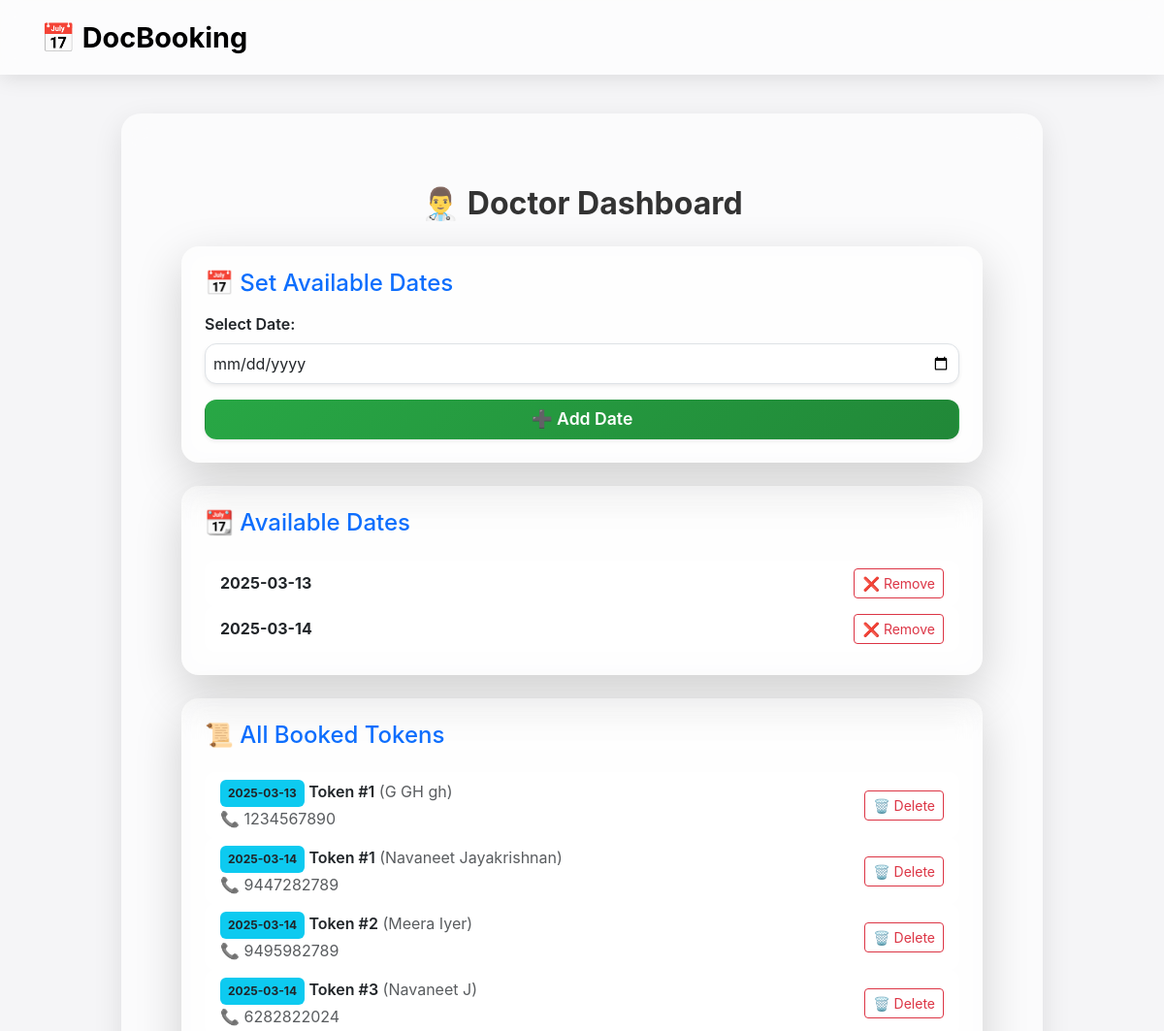
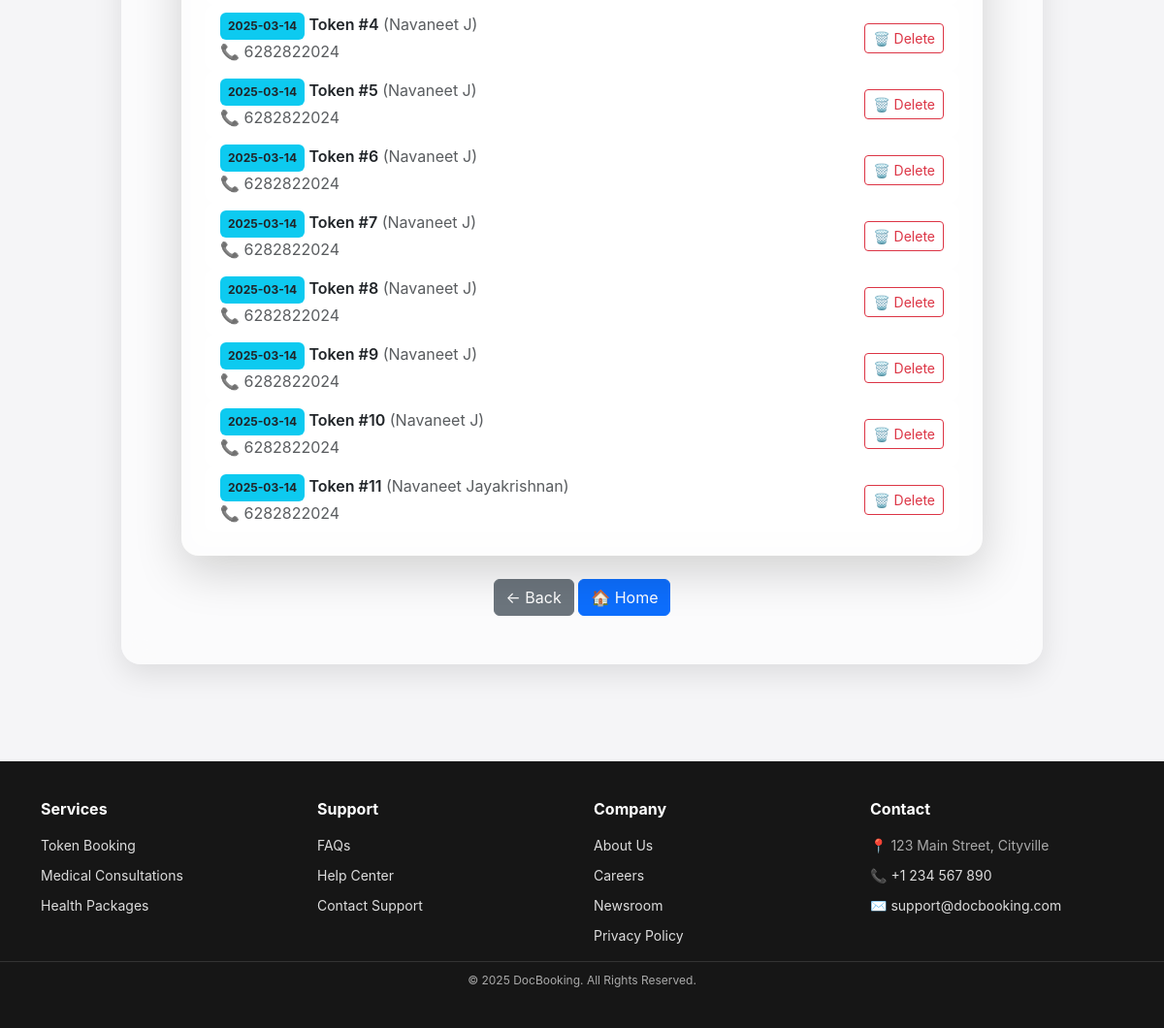
/doctor-dashboard/ (signed in), run on an earlier commit of the app's database (2 pictures, top to bottom).
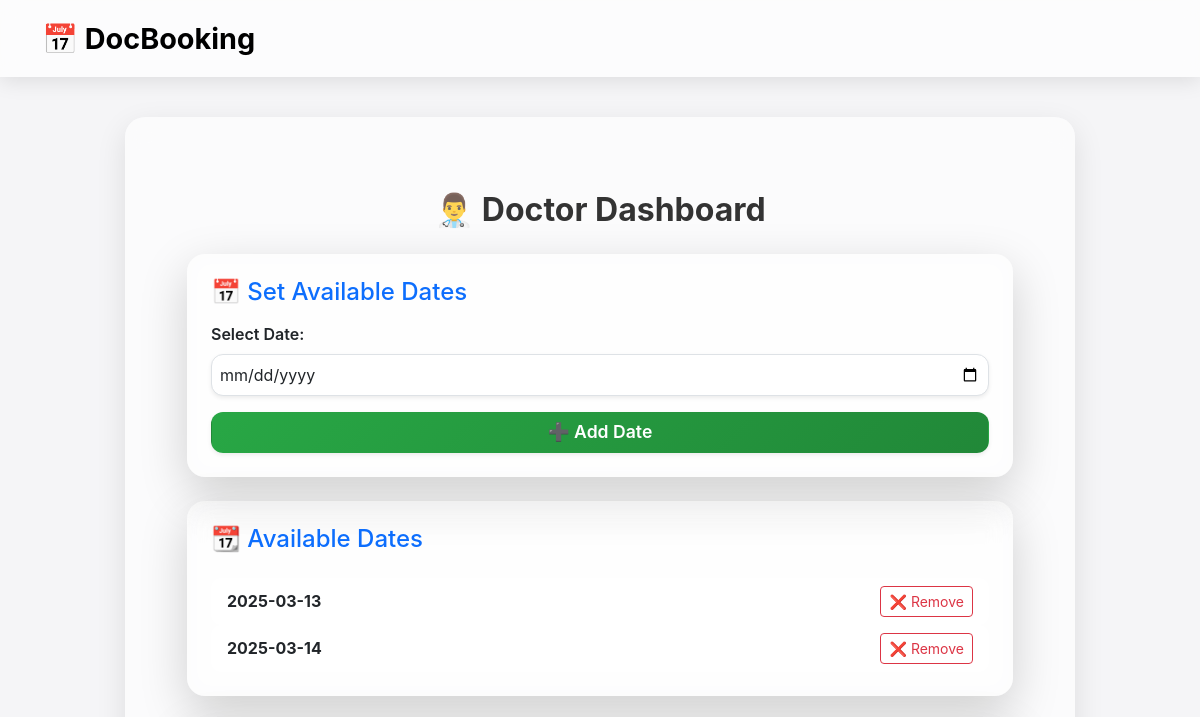
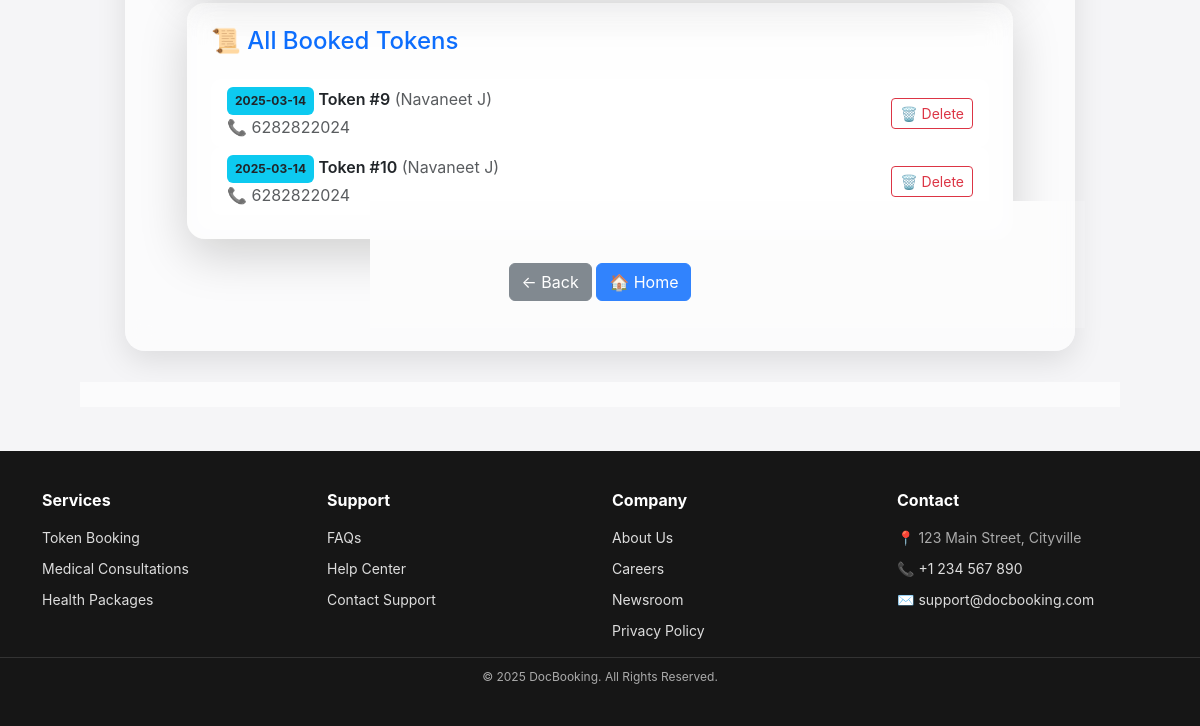
And on a later commit of the database (2 pictures, top to bottom).
### booking/models.py (models this page shows, shortened)
class DoctorAvailability(models.Model):
    date = models.DateField(unique=True)

class Token(models.Model):
    patient_name = models.CharField(max_length=100)
    phone_number = models.CharField(max_length=15)
    date = models.DateField()
    token_number = models.IntegerField()

### booking/views.py (the view)
# urls.py: path('doctor-dashboard/', views.doctor_dashboard, name='doctor_dashboard'),  # Doctor's dashboard
@login_required
def doctor_dashboard(request):
    if request.method == "POST":
        date = request.POST.get("date")
        if date:
            DoctorAvailability.objects.get_or_create(date=date)  # Avoid duplicate dates
    available_dates = DoctorAvailability.objects.all()
    tokens = Token.objects.all().order_by("date", "token_number")
    return render(request, "doctor_dashboard.html", {
        "available_dates": available_dates,
        "tokens": tokens,
    })

### booking/templates/doctor_dashboard.html (shortened to what this page needs)
{% extends "base.html" %}
{% block content %}
<div class="container mt-4">
    <h2 class="fw-bold text-center mb-4"
        style="color: rgba(0, 0, 0, 0.8);">
        👨‍⚕️ Doctor Dashboard
    </h2>
    <div class="card shadow-lg border-0 p-4 mb-4"
         style="border-radius: 18px; background: rgba(255, 255, 255, 0.15);
                backdrop-filter: blur(12px); box-shadow: 0px 10px 30px rgba(0, 0, 0, 0.1);">
        <h4 class="mb-3 text-primary">📅 Set Available Dates</h4>
        <form method="POST">
            <div class="mb-3">
                <label for="date" class="form-label fw-semibold">Select Date:</label>
                <input type="date" class="form-control shadow-sm p-2"
                       id="date" name="date" required
                       style="border-radius: 12px; font-size: 1rem;">
            </div>
            <button type="submit" class="btn shadow-sm w-100 fw-semibold"
                    style="background: linear-gradient(135deg, #28a745, #218838);
                           color: white; border-radius: 12px; font-size: 1.1rem;">
                ➕ Add Date
            </button>
        </form>
    </div>
    <div class="card shadow-lg border-0 p-4 mb-4"
         style="border-radius: 18px; background: rgba(255, 255, 255, 0.15);
                backdrop-filter: blur(12px);">
        <h4 class="text-primary">📆 Available Dates</h4>
        <ul class="list-group mt-3">
            {% for date in available_dates %}
                <li class="list-group-item d-flex justify-content-between align-items-center"
                    style="border-radius: 10px; border: none; background: rgba(255, 255, 255, 0.6);">
                    <span class="fw-bold">{{ date.date|date:"Y-m-d" }}</span>
                    <form method="POST" action="{% url 'delete_date' date.id %}">
                        <button type="submit" class="btn btn-outline-danger btn-sm">❌ Remove</button>
                    </form>
                </li>
            {% empty %}
                <li class="list-group-item text-muted text-center">No available dates set.</li>
            {% endfor %}
        </ul>
    </div>
    <div class="card shadow-lg border-0 p-4"
         style="border-radius: 18px; background: rgba(255, 255, 255, 0.15);
                backdrop-filter: blur(12px);">
        <h4 class="text-primary">📜 All Booked Tokens</h4>
        <ul class="list-group mt-3">
            {% for token in tokens %}
                <li class="list-group-item d-flex justify-content-between align-items-center"
                    style="border-radius: 10px; border: none; background: rgba(255, 255, 255, 0.6);">
                    <div>
                        <span class="badge bg-info text-dark p-2">{{ token.date|date:"Y-m-d" }}</span>
                        <span class="fw-semibold">Token #{{ token.token_number }}</span>
                        <span class="text-muted">({{ token.patient_name }})</span>
                        {% if token.phone_number %}
                            <br>
                            <span class="text-muted">📞 {{ token.phone_number }}</span>
                        {% endif %}
                    </div>
                    <form method="POST" action="{% url 'delete_token' token.id %}">
                        <button type="submit" class="btn btn-outline-danger btn-sm">🗑️ Delete</button>
                    </form>
                </li>
            {% empty %}
                <li class="list-group-item text-muted text-center">No tokens booked yet.</li>
            {% endfor %}
        </ul>
    </div>
</div>
{% endblock %}

### booking/templates/base.html (shortened to what this page needs)
<!DOCTYPE html>
<html lang="en">
<head>
    <link rel="stylesheet" href="https://cdnjs.cloudflare.com/ajax/libs/bootstrap/5.3.0/css/bootstrap.min.css">
</head>
<body>
    <nav class="navbar navbar-expand-lg">
        <div class="container">
            <a class="navbar-brand" href="{% url 'home' %}">📅 DocBooking</a>
        </div>
    </nav>
    <div class="container container-main">
        {% block content %}{% endblock %}
        {% if request.resolver_match.url_name not in "home doctor_login" %}
            <div class="nav-buttons text-center mt-4">
                <a href="javascript:history.back()" class="btn btn-secondary btn-custom">← Back</a>
                <a href="{% url 'home' %}" class="btn btn-primary btn-custom">🏠 Home</a>
            </div>
        {% endif %}
    </div>
    <footer class="footer">
        <div class="container">
            <div class="row">
                <div class="col-md-3">
                    <h6>Services</h6>
                    <ul>
                        <li><a href="{% url 'book_token' %}">Token Booking</a></li>
                        <li><a href="{% url 'faq' %}">Medical Consultations</a></li>
                        <li><a href="{% url 'faq' %}">Health Packages</a></li>
                    </ul>
                </div>
                <div class="col-md-3">
                    <h6>Support</h6>
                    <ul>
                        <li><a href="{% url 'faq' %}">FAQs</a></li>
                        <li><a href="{% url 'helpcenter' %}">Help Center</a></li>
                        <li><a href="{% url 'contactsupport' %}">Contact Support</a></li>
                    </ul>
                </div>
                <div class="col-md-3">
                    <h6>Company</h6>
                    <ul>
                        <li><a  href="{% url 'about' %}">About Us</a></li>
                        <li><a href="#">Careers</a></li>
                        <li><a href="{% url 'news' %}">Newsroom</a></li>
                        <li><a href="{% url 'privacy' %}">Privacy Policy</a></li>
                    </ul>
                </div>
                <div class="col-md-3">
                    <h6>Contact</h6>
                    <ul>
                        <li>📍 123 Main Street, Cityville</li>
                        <li>📞 <a href="tel:+1234567890">+1 234 567 890</a></li>
                        <li>✉️ <a href="mailto:support@docbooking.com">support@docbooking.com</a></li>
                    </ul>
                </div>
            </div>
        </div>
        <div class="footer-bottom">
            &copy; 2025 DocBooking. All Rights Reserved.
        </div>
    </footer>
</body>
</html>

### booking/templates/base.html (style rules this page uses)
body { background: #f5f5f7; font-family: 'Inter', sans-serif; display: flex; flex-direction: column; min-height: 100vh; margin: 0; color: #333; }
.navbar { background: rgba(255, 255, 255, 0.7); backdrop-filter: blur(10px); box-shadow: 0 4px 20px rgba(0, 0, 0, 0.1); padding: 12px 20px; }
.navbar-brand { font-weight: bold; font-size: 1.8rem; color: #000 !important; }
.container-main { flex: 1; display: flex; flex-direction: column; justify-content: center; align-items: center; background: rgba(255, 255, 255, 0.6); backdrop-filter: blur(15px); padding: 50px; border-radius: 20px; box-shadow: 0px 10px 30px rgba(0, 0, 0, 0.1); width: 90%; max-width: 950px; margin-top: 40px; transition: all 0.3s ease-in-out; }
.footer { background: #161616; color: #aaa; font-size: 14px; padding: 40px 0; margin-top: 100px; }
.footer a { color: #ddd; text-decoration: none; }
.footer h6 { color: #fff; font-size: 16px; font-weight: bold; margin-bottom: 16px; }
.footer ul { list-style: none; padding: 0; }
.footer ul li { margin-bottom: 10px; }
.footer-bottom { border-top: 1px solid #333; padding-top: 10px; text-align: center; font-size: 12px; }

What changed in the data, as far as the page shows it:
removed Token: date "2025-03-13", token_number "1", patient_name "G GH gh", phone_number "1234567890"
removed Token: date "2025-03-14", token_number "1", patient_name "Navaneet Jayakrishnan", phone_number "9447282789"
removed Token: date "2025-03-14", token_number "2", patient_name "Meera Iyer", phone_number "9495982789"
removed Token: date "2025-03-14", token_number "3", patient_name "Navaneet J", phone_number "6282822024"
removed Token: date "2025-03-14", token_number "4", patient_name "Navaneet J", phone_number "6282822024"
removed Token: date "2025-03-14", token_number "5", patient_name "Navaneet J", phone_number "6282822024"
removed Token: date "2025-03-14", token_number "6", patient_name "Navaneet J", phone_number "6282822024"
removed Token: date "2025-03-14", token_number "7", patient_name "Navaneet J", phone_number "6282822024"
removed Token: date "2025-03-14", token_number "8", patient_name "Navaneet J", phone_number "6282822024"
removed Token: date "2025-03-14", token_number "11", patient_name "Navaneet Jayakrishnan", phone_number "6282822024"
